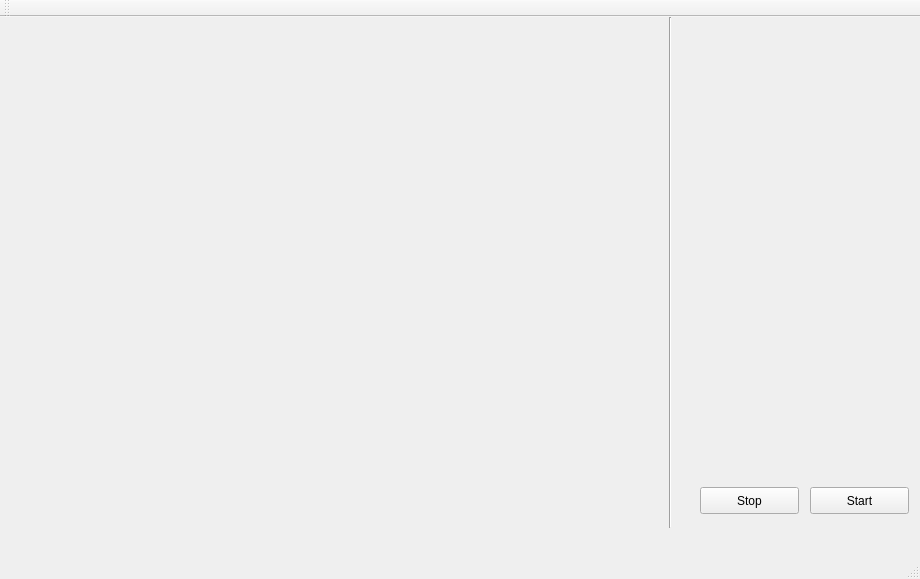
<?xml version="1.0" encoding="UTF-8"?>
<ui version="4.0">
 <class>MainWindow</class>
 <widget class="QMainWindow" name="MainWindow">
  <property name="geometry">
   <rect>
    <x>0</x>
    <y>0</y>
    <width>920</width>
    <height>579</height>
   </rect>
  </property>
  <property name="windowTitle">
   <string>MainWindow</string>
  </property>
  <widget class="QWidget" name="centralWidget">
   <widget class="QPushButton" name="pushButton">
    <property name="geometry">
     <rect>
      <x>700</x>
      <y>470</y>
      <width>99</width>
      <height>27</height>
     </rect>
    </property>
    <property name="text">
     <string>Stop</string>
    </property>
   </widget>
   <widget class="QPushButton" name="start">
    <property name="geometry">
     <rect>
      <x>810</x>
      <y>470</y>
      <width>99</width>
      <height>27</height>
     </rect>
    </property>
    <property name="text">
     <string>Start</string>
    </property>
   </widget>
   <widget class="QLabel" name="videoLabel">
    <property name="geometry">
     <rect>
      <x>10</x>
      <y>10</y>
      <width>642</width>
      <height>482</height>
     </rect>
    </property>
    <property name="palette">
     <palette>
      <active>
       <colorrole role="WindowText">
        <brush brushstyle="SolidPattern">
         <color alpha="255">
          <red>0</red>
          <green>0</green>
          <blue>0</blue>
         </color>
        </brush>
       </colorrole>
       <colorrole role="Button">
        <brush brushstyle="SolidPattern">
         <color alpha="255">
          <red>161</red>
          <green>110</green>
          <blue>59</blue>
         </color>
        </brush>
       </colorrole>
       <colorrole role="Light">
        <brush brushstyle="SolidPattern">
         <color alpha="255">
          <red>242</red>
          <green>165</green>
          <blue>88</blue>
         </color>
        </brush>
       </colorrole>
       <colorrole role="Midlight">
        <brush brushstyle="SolidPattern">
         <color alpha="255">
          <red>201</red>
          <green>137</green>
          <blue>73</blue>
         </color>
        </brush>
       </colorrole>
       <colorrole role="Dark">
        <brush brushstyle="SolidPattern">
         <color alpha="255">
          <red>80</red>
          <green>55</green>
          <blue>29</blue>
         </color>
        </brush>
       </colorrole>
       <colorrole role="Mid">
        <brush brushstyle="SolidPattern">
         <color alpha="255">
          <red>107</red>
          <green>73</green>
          <blue>39</blue>
         </color>
        </brush>
       </colorrole>
       <colorrole role="Text">
        <brush brushstyle="SolidPattern">
         <color alpha="255">
          <red>0</red>
          <green>0</green>
          <blue>0</blue>
         </color>
        </brush>
       </colorrole>
       <colorrole role="BrightText">
        <brush brushstyle="SolidPattern">
         <color alpha="255">
          <red>255</red>
          <green>255</green>
          <blue>255</blue>
         </color>
        </brush>
       </colorrole>
       <colorrole role="ButtonText">
        <brush brushstyle="SolidPattern">
         <color alpha="255">
          <red>0</red>
          <green>0</green>
          <blue>0</blue>
         </color>
        </brush>
       </colorrole>
       <colorrole role="Base">
        <brush brushstyle="SolidPattern">
         <color alpha="255">
          <red>255</red>
          <green>255</green>
          <blue>255</blue>
         </color>
        </brush>
       </colorrole>
       <colorrole role="Window">
        <brush brushstyle="SolidPattern">
         <color alpha="255">
          <red>161</red>
          <green>110</green>
          <blue>59</blue>
         </color>
        </brush>
       </colorrole>
       <colorrole role="Shadow">
        <brush brushstyle="SolidPattern">
         <color alpha="255">
          <red>0</red>
          <green>0</green>
          <blue>0</blue>
         </color>
        </brush>
       </colorrole>
       <colorrole role="AlternateBase">
        <brush brushstyle="SolidPattern">
         <color alpha="255">
          <red>208</red>
          <green>182</green>
          <blue>157</blue>
         </color>
        </brush>
       </colorrole>
       <colorrole role="ToolTipBase">
        <brush brushstyle="SolidPattern">
         <color alpha="255">
          <red>255</red>
          <green>255</green>
          <blue>220</blue>
         </color>
        </brush>
       </colorrole>
       <colorrole role="ToolTipText">
        <brush brushstyle="SolidPattern">
         <color alpha="255">
          <red>0</red>
          <green>0</green>
          <blue>0</blue>
         </color>
        </brush>
       </colorrole>
      </active>
      <inactive>
       <colorrole role="WindowText">
        <brush brushstyle="SolidPattern">
         <color alpha="255">
          <red>0</red>
          <green>0</green>
          <blue>0</blue>
         </color>
        </brush>
       </colorrole>
       <colorrole role="Button">
        <brush brushstyle="SolidPattern">
         <color alpha="255">
          <red>161</red>
          <green>110</green>
          <blue>59</blue>
         </color>
        </brush>
       </colorrole>
       <colorrole role="Light">
        <brush brushstyle="SolidPattern">
         <color alpha="255">
          <red>242</red>
          <green>165</green>
          <blue>88</blue>
         </color>
        </brush>
       </colorrole>
       <colorrole role="Midlight">
        <brush brushstyle="SolidPattern">
         <color alpha="255">
          <red>201</red>
          <green>137</green>
          <blue>73</blue>
         </color>
        </brush>
       </colorrole>
       <colorrole role="Dark">
        <brush brushstyle="SolidPattern">
         <color alpha="255">
          <red>80</red>
          <green>55</green>
          <blue>29</blue>
         </color>
        </brush>
       </colorrole>
       <colorrole role="Mid">
        <brush brushstyle="SolidPattern">
         <color alpha="255">
          <red>107</red>
          <green>73</green>
          <blue>39</blue>
         </color>
        </brush>
       </colorrole>
       <colorrole role="Text">
        <brush brushstyle="SolidPattern">
         <color alpha="255">
          <red>0</red>
          <green>0</green>
          <blue>0</blue>
         </color>
        </brush>
       </colorrole>
       <colorrole role="BrightText">
        <brush brushstyle="SolidPattern">
         <color alpha="255">
          <red>255</red>
          <green>255</green>
          <blue>255</blue>
         </color>
        </brush>
       </colorrole>
       <colorrole role="ButtonText">
        <brush brushstyle="SolidPattern">
         <color alpha="255">
          <red>0</red>
          <green>0</green>
          <blue>0</blue>
         </color>
        </brush>
       </colorrole>
       <colorrole role="Base">
        <brush brushstyle="SolidPattern">
         <color alpha="255">
          <red>255</red>
          <green>255</green>
          <blue>255</blue>
         </color>
        </brush>
       </colorrole>
       <colorrole role="Window">
        <brush brushstyle="SolidPattern">
         <color alpha="255">
          <red>161</red>
          <green>110</green>
          <blue>59</blue>
         </color>
        </brush>
       </colorrole>
       <colorrole role="Shadow">
        <brush brushstyle="SolidPattern">
         <color alpha="255">
          <red>0</red>
          <green>0</green>
          <blue>0</blue>
         </color>
        </brush>
       </colorrole>
       <colorrole role="AlternateBase">
        <brush brushstyle="SolidPattern">
         <color alpha="255">
          <red>208</red>
          <green>182</green>
          <blue>157</blue>
         </color>
        </brush>
       </colorrole>
       <colorrole role="ToolTipBase">
        <brush brushstyle="SolidPattern">
         <color alpha="255">
          <red>255</red>
          <green>255</green>
          <blue>220</blue>
         </color>
        </brush>
       </colorrole>
       <colorrole role="ToolTipText">
        <brush brushstyle="SolidPattern">
         <color alpha="255">
          <red>0</red>
          <green>0</green>
          <blue>0</blue>
         </color>
        </brush>
       </colorrole>
      </inactive>
      <disabled>
       <colorrole role="WindowText">
        <brush brushstyle="SolidPattern">
         <color alpha="255">
          <red>80</red>
          <green>55</green>
          <blue>29</blue>
         </color>
        </brush>
       </colorrole>
       <colorrole role="Button">
        <brush brushstyle="SolidPattern">
         <color alpha="255">
          <red>161</red>
          <green>110</green>
          <blue>59</blue>
         </color>
        </brush>
       </colorrole>
       <colorrole role="Light">
        <brush brushstyle="SolidPattern">
         <color alpha="255">
          <red>242</red>
          <green>165</green>
          <blue>88</blue>
         </color>
        </brush>
       </colorrole>
       <colorrole role="Midlight">
        <brush brushstyle="SolidPattern">
         <color alpha="255">
          <red>201</red>
          <green>137</green>
          <blue>73</blue>
         </color>
        </brush>
       </colorrole>
       <colorrole role="Dark">
        <brush brushstyle="SolidPattern">
         <color alpha="255">
          <red>80</red>
          <green>55</green>
          <blue>29</blue>
         </color>
        </brush>
       </colorrole>
       <colorrole role="Mid">
        <brush brushstyle="SolidPattern">
         <color alpha="255">
          <red>107</red>
          <green>73</green>
          <blue>39</blue>
         </color>
        </brush>
       </colorrole>
       <colorrole role="Text">
        <brush brushstyle="SolidPattern">
         <color alpha="255">
          <red>80</red>
          <green>55</green>
          <blue>29</blue>
         </color>
        </brush>
       </colorrole>
       <colorrole role="BrightText">
        <brush brushstyle="SolidPattern">
         <color alpha="255">
          <red>255</red>
          <green>255</green>
          <blue>255</blue>
         </color>
        </brush>
       </colorrole>
       <colorrole role="ButtonText">
        <brush brushstyle="SolidPattern">
         <color alpha="255">
          <red>80</red>
          <green>55</green>
          <blue>29</blue>
         </color>
        </brush>
       </colorrole>
       <colorrole role="Base">
        <brush brushstyle="SolidPattern">
         <color alpha="255">
          <red>161</red>
          <green>110</green>
          <blue>59</blue>
         </color>
        </brush>
       </colorrole>
       <colorrole role="Window">
        <brush brushstyle="SolidPattern">
         <color alpha="255">
          <red>161</red>
          <green>110</green>
          <blue>59</blue>
         </color>
        </brush>
       </colorrole>
       <colorrole role="Shadow">
        <brush brushstyle="SolidPattern">
         <color alpha="255">
          <red>0</red>
          <green>0</green>
          <blue>0</blue>
         </color>
        </brush>
       </colorrole>
       <colorrole role="AlternateBase">
        <brush brushstyle="SolidPattern">
         <color alpha="255">
          <red>161</red>
          <green>110</green>
          <blue>59</blue>
         </color>
        </brush>
       </colorrole>
       <colorrole role="ToolTipBase">
        <brush brushstyle="SolidPattern">
         <color alpha="255">
          <red>255</red>
          <green>255</green>
          <blue>220</blue>
         </color>
        </brush>
       </colorrole>
       <colorrole role="ToolTipText">
        <brush brushstyle="SolidPattern">
         <color alpha="255">
          <red>0</red>
          <green>0</green>
          <blue>0</blue>
         </color>
        </brush>
       </colorrole>
      </disabled>
     </palette>
    </property>
    <property name="text">
     <string/>
    </property>
    <property name="margin">
     <number>1</number>
    </property>
   </widget>
   <widget class="Line" name="line">
    <property name="geometry">
     <rect>
      <x>660</x>
      <y>0</y>
      <width>20</width>
      <height>511</height>
     </rect>
    </property>
    <property name="orientation">
     <enum>Qt::Vertical</enum>
    </property>
   </widget>
  </widget>
  <widget class="QMenuBar" name="menuBar">
   <property name="geometry">
    <rect>
     <x>0</x>
     <y>0</y>
     <width>920</width>
     <height>25</height>
    </rect>
   </property>
  </widget>
  <widget class="QToolBar" name="mainToolBar">
   <attribute name="toolBarArea">
    <enum>TopToolBarArea</enum>
   </attribute>
   <attribute name="toolBarBreak">
    <bool>false</bool>
   </attribute>
  </widget>
  <widget class="QStatusBar" name="statusBar"/>
 </widget>
 <layoutdefault spacing="6" margin="11"/>
 <resources/>
 <connections/>
</ui>
